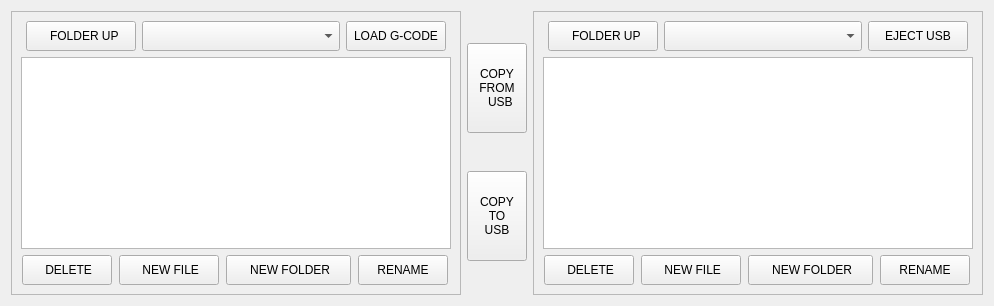
        <widget class="QWidget" name="tab_2">
         <attribute name="title">
          <string>Files</string>
         </attribute>
         <layout class="QHBoxLayout" name="horizontalLayout_9">
          <item>
           <widget class="QFrame" name="frame_34">
            <property name="sizePolicy">
             <sizepolicy hsizetype="Fixed" vsizetype="Preferred">
              <horstretch>0</horstretch>
              <verstretch>0</verstretch>
             </sizepolicy>
            </property>
            <property name="minimumSize">
             <size>
              <width>450</width>
              <height>0</height>
             </size>
            </property>
            <property name="maximumSize">
             <size>
              <width>500</width>
              <height>16777215</height>
             </size>
            </property>
            <property name="styleSheet">
             <string notr="true"/>
            </property>
            <property name="frameShape">
             <enum>QFrame::StyledPanel</enum>
            </property>
            <property name="frameShadow">
             <enum>QFrame::Raised</enum>
            </property>
            <layout class="QVBoxLayout" name="verticalLayout_35">
             <item>
              <layout class="QHBoxLayout" name="horizontalLayout_121">
               <property name="leftMargin">
                <number>5</number>
               </property>
               <property name="rightMargin">
                <number>5</number>
               </property>
               <item>
                <widget class="QPushButton" name="main_folder_up_button">
                 <property name="sizePolicy">
                  <sizepolicy hsizetype="Fixed" vsizetype="Fixed">
                   <horstretch>0</horstretch>
                   <verstretch>0</verstretch>
                  </sizepolicy>
                 </property>
                 <property name="minimumSize">
                  <size>
                   <width>110</width>
                   <height>30</height>
                  </size>
                 </property>
                 <property name="maximumSize">
                  <size>
                   <width>110</width>
                   <height>30</height>
                  </size>
                 </property>
                 <property name="focusPolicy">
                  <enum>Qt::NoFocus</enum>
                 </property>
                 <property name="styleSheet">
                  <string notr="true"/>
                 </property>
                 <property name="text">
                  <string>  FOLDER UP</string>
                 </property>
                 <property name="icon">
                  <iconset resource="../resources.qrc">
                   <normaloff>:/images/folder_up.png</normaloff>:/images/folder_up.png</iconset>
                 </property>
                 <property name="iconSize">
                  <size>
                   <width>30</width>
                   <height>17</height>
                  </size>
                 </property>
                </widget>
               </item>
               <item>
                <widget class="RecentFileComboBox" name="recentfilecombobox_2">
                 <property name="sizePolicy">
                  <sizepolicy hsizetype="Preferred" vsizetype="Fixed">
                   <horstretch>1</horstretch>
                   <verstretch>0</verstretch>
                  </sizepolicy>
                 </property>
                 <property name="minimumSize">
                  <size>
                   <width>0</width>
                   <height>30</height>
                  </size>
                 </property>
                 <property name="maximumSize">
                  <size>
                   <width>16777215</width>
                   <height>30</height>
                  </size>
                 </property>
                </widget>
               </item>
               <item>
                <widget class="QPushButton" name="main_load_gcode_button">
                 <property name="sizePolicy">
                  <sizepolicy hsizetype="Fixed" vsizetype="Fixed">
                   <horstretch>0</horstretch>
                   <verstretch>0</verstretch>
                  </sizepolicy>
                 </property>
                 <property name="minimumSize">
                  <size>
                   <width>100</width>
                   <height>30</height>
                  </size>
                 </property>
                 <property name="maximumSize">
                  <size>
                   <width>100</width>
                   <height>30</height>
                  </size>
                 </property>
                 <property name="focusPolicy">
                  <enum>Qt::NoFocus</enum>
                 </property>
                 <property name="styleSheet">
                  <string notr="true"/>
                 </property>
                 <property name="text">
                  <string>LOAD G-CODE</string>
                 </property>
                </widget>
               </item>
              </layout>
             </item>
             <item>
              <layout class="QHBoxLayout" name="horizontalLayout_122">
               <item>
                <widget class="FileSystemTable" name="filesystemtable">
                 <property name="focusPolicy">
                  <enum>Qt::WheelFocus</enum>
                 </property>
                 <property name="styleSheet">
                  <string notr="true">FileSystemTable {
	color: black;
   	border: 4px;
	border-color: rgb(120, 120, 120);
	border-style: solid;
	background-color: rgb(238, 238, 236);
    font: 12pt &quot;Bebas Kai&quot;;
}

QHeaderView {
    background-color: rgb(220, 220, 220);
	color: black;
    border: none;
	border-radius:none;
	border-style: none;
	font: 13pt &quot;Bebas Kai&quot;;
}</string>
                 </property>
                 <property name="selectionMode">
                  <enum>QAbstractItemView::SingleSelection</enum>
                 </property>
                 <property name="showGrid">
                  <bool>false</bool>
                 </property>
                </widget>
               </item>
              </layout>
             </item>
             <item>
              <layout class="QHBoxLayout" name="horizontalLayout_123">
               <item>
                <widget class="QPushButton" name="main_delete_item_button">
                 <property name="sizePolicy">
                  <sizepolicy hsizetype="Fixed" vsizetype="Fixed">
                   <horstretch>0</horstretch>
                   <verstretch>0</verstretch>
                  </sizepolicy>
                 </property>
                 <property name="minimumSize">
                  <size>
                   <width>90</width>
                   <height>30</height>
                  </size>
                 </property>
                 <property name="maximumSize">
                  <size>
                   <width>90</width>
                   <height>30</height>
                  </size>
                 </property>
                 <property name="focusPolicy">
                  <enum>Qt::NoFocus</enum>
                 </property>
                 <property name="styleSheet">
                  <string notr="true"/>
                 </property>
                 <property name="text">
                  <string> DELETE</string>
                 </property>
                 <property name="icon">
                  <iconset resource="../resources.qrc">
                   <normaloff>:/images/delete.png</normaloff>:/images/delete.png</iconset>
                 </property>
                 <property name="iconSize">
                  <size>
                   <width>14</width>
                   <height>14</height>
                  </size>
                 </property>
                </widget>
               </item>
               <item>
                <widget class="QPushButton" name="main_new_file_button">
                 <property name="sizePolicy">
                  <sizepolicy hsizetype="Fixed" vsizetype="Fixed">
                   <horstretch>0</horstretch>
                   <verstretch>0</verstretch>
                  </sizepolicy>
                 </property>
                 <property name="minimumSize">
                  <size>
                   <width>100</width>
                   <height>30</height>
                  </size>
                 </property>
                 <property name="maximumSize">
                  <size>
                   <width>100</width>
                   <height>30</height>
                  </size>
                 </property>
                 <property name="focusPolicy">
                  <enum>Qt::NoFocus</enum>
                 </property>
                 <property name="styleSheet">
                  <string notr="true"/>
                 </property>
                 <property name="text">
                  <string> NEW FILE</string>
                 </property>
                 <property name="icon">
                  <iconset resource="../resources.qrc">
                   <normaloff>:/images/new_file.png</normaloff>:/images/new_file.png</iconset>
                 </property>
                 <property name="iconSize">
                  <size>
                   <width>12</width>
                   <height>16</height>
                  </size>
                 </property>
                </widget>
               </item>
               <item>
                <widget class="QPushButton" name="main_new_folder_button">
                 <property name="sizePolicy">
                  <sizepolicy hsizetype="Fixed" vsizetype="Fixed">
                   <horstretch>0</horstretch>
                   <verstretch>0</verstretch>
                  </sizepolicy>
                 </property>
                 <property name="minimumSize">
                  <size>
                   <width>125</width>
                   <height>30</height>
                  </size>
                 </property>
                 <property name="maximumSize">
                  <size>
                   <width>125</width>
                   <height>30</height>
                  </size>
                 </property>
                 <property name="focusPolicy">
                  <enum>Qt::NoFocus</enum>
                 </property>
                 <property name="styleSheet">
                  <string notr="true"/>
                 </property>
                 <property name="text">
                  <string> NEW FOLDER</string>
                 </property>
                 <property name="icon">
                  <iconset resource="../resources.qrc">
                   <normaloff>:/images/new_folder.png</normaloff>:/images/new_folder.png</iconset>
                 </property>
                 <property name="iconSize">
                  <size>
                   <width>28</width>
                   <height>15</height>
                  </size>
                 </property>
                </widget>
               </item>
               <item>
                <widget class="QPushButton" name="main_rename_item_button">
                 <property name="sizePolicy">
                  <sizepolicy hsizetype="Fixed" vsizetype="Fixed">
                   <horstretch>0</horstretch>
                   <verstretch>0</verstretch>
                  </sizepolicy>
                 </property>
                 <property name="minimumSize">
                  <size>
                   <width>90</width>
                   <height>30</height>
                  </size>
                 </property>
                 <property name="maximumSize">
                  <size>
                   <width>90</width>
                   <height>30</height>
                  </size>
                 </property>
                 <property name="focusPolicy">
                  <enum>Qt::NoFocus</enum>
                 </property>
                 <property name="styleSheet">
                  <string notr="true"/>
                 </property>
                 <property name="text">
                  <string>RENAME</string>
                 </property>
                </widget>
               </item>
              </layout>
             </item>
            </layout>
           </widget>
          </item>
          <item>
           <layout class="QVBoxLayout" name="verticalLayout_12">
            <item>
             <widget class="QPushButton" name="copy_from_usb">
              <property name="sizePolicy">
               <sizepolicy hsizetype="Fixed" vsizetype="Fixed">
                <horstretch>0</horstretch>
                <verstretch>0</verstretch>
               </sizepolicy>
              </property>
              <property name="minimumSize">
               <size>
                <width>60</width>
                <height>89</height>
               </size>
              </property>
              <property name="maximumSize">
               <size>
                <width>60</width>
                <height>90</height>
               </size>
              </property>
              <property name="focusPolicy">
               <enum>Qt::NoFocus</enum>
              </property>
              <property name="layoutDirection">
               <enum>Qt::RightToLeft</enum>
              </property>
              <property name="styleSheet">
               <string notr="true"/>
              </property>
              <property name="text">
               <string>COPY
FROM
  USB</string>
              </property>
              <property name="autoDefault">
               <bool>false</bool>
              </property>
             </widget>
            </item>
            <item>
             <widget class="QPushButton" name="copy_to_usb">
              <property name="sizePolicy">
               <sizepolicy hsizetype="Fixed" vsizetype="Fixed">
                <horstretch>0</horstretch>
                <verstretch>0</verstretch>
               </sizepolicy>
              </property>
              <property name="minimumSize">
               <size>
                <width>60</width>
                <height>90</height>
               </size>
              </property>
              <property name="maximumSize">
               <size>
                <width>60</width>
                <height>90</height>
               </size>
              </property>
              <property name="focusPolicy">
               <enum>Qt::NoFocus</enum>
              </property>
              <property name="text">
               <string>COPY
TO
USB</string>
              </property>
             </widget>
            </item>
           </layout>
          </item>
          <item>
           <widget class="QFrame" name="frame_35">
            <property name="sizePolicy">
             <sizepolicy hsizetype="Fixed" vsizetype="Preferred">
              <horstretch>0</horstretch>
              <verstretch>0</verstretch>
             </sizepolicy>
            </property>
            <property name="minimumSize">
             <size>
              <width>450</width>
              <height>0</height>
             </size>
            </property>
            <property name="maximumSize">
             <size>
              <width>500</width>
              <height>16777215</height>
             </size>
            </property>
            <property name="styleSheet">
             <string notr="true"/>
            </property>
            <property name="frameShape">
             <enum>QFrame::StyledPanel</enum>
            </property>
            <property name="frameShadow">
             <enum>QFrame::Raised</enum>
            </property>
            <layout class="QVBoxLayout" name="verticalLayout_37">
             <item>
              <layout class="QHBoxLayout" name="horizontalLayout_124">
               <property name="leftMargin">
                <number>5</number>
               </property>
               <property name="rightMargin">
                <number>5</number>
               </property>
               <item>
                <widget class="QPushButton" name="device_folder_up_button">
                 <property name="sizePolicy">
                  <sizepolicy hsizetype="Fixed" vsizetype="Fixed">
                   <horstretch>0</horstretch>
                   <verstretch>0</verstretch>
                  </sizepolicy>
                 </property>
                 <property name="minimumSize">
                  <size>
                   <width>110</width>
                   <height>30</height>
                  </size>
                 </property>
                 <property name="maximumSize">
                  <size>
                   <width>110</width>
                   <height>30</height>
                  </size>
                 </property>
                 <property name="focusPolicy">
                  <enum>Qt::NoFocus</enum>
                 </property>
                 <property name="styleSheet">
                  <string notr="true"/>
                 </property>
                 <property name="text">
                  <string>  FOLDER UP</string>
                 </property>
                 <property name="icon">
                  <iconset resource="../resources.qrc">
                   <normaloff>:/images/folder_up.png</normaloff>:/images/folder_up.png</iconset>
                 </property>
                 <property name="iconSize">
                  <size>
                   <width>30</width>
                   <height>17</height>
                  </size>
                 </property>
                </widget>
               </item>
               <item>
                <widget class="RemovableDeviceComboBox" name="removabledevicecombobox">
                 <property name="sizePolicy">
                  <sizepolicy hsizetype="Preferred" vsizetype="Fixed">
                   <horstretch>1</horstretch>
                   <verstretch>0</verstretch>
                  </sizepolicy>
                 </property>
                 <property name="minimumSize">
                  <size>
                   <width>0</width>
                   <height>30</height>
                  </size>
                 </property>
                 <property name="maximumSize">
                  <size>
                   <width>16777215</width>
                   <height>30</height>
                  </size>
                 </property>
                </widget>
               </item>
               <item>
                <widget class="QPushButton" name="device_eject_usb_button">
                 <property name="sizePolicy">
                  <sizepolicy hsizetype="Fixed" vsizetype="Fixed">
                   <horstretch>0</horstretch>
                   <verstretch>0</verstretch>
                  </sizepolicy>
                 </property>
                 <property name="minimumSize">
                  <size>
                   <width>100</width>
                   <height>30</height>
                  </size>
                 </property>
                 <property name="maximumSize">
                  <size>
                   <width>100</width>
                   <height>30</height>
                  </size>
                 </property>
                 <property name="focusPolicy">
                  <enum>Qt::NoFocus</enum>
                 </property>
                 <property name="styleSheet">
                  <string notr="true"/>
                 </property>
                 <property name="text">
                  <string>EJECT USB</string>
                 </property>
                </widget>
               </item>
              </layout>
             </item>
             <item>
              <layout class="QHBoxLayout" name="horizontalLayout_125">
               <item>
                <widget class="FileSystemTable" name="filesystemtable_2">
                 <property name="focusPolicy">
                  <enum>Qt::WheelFocus</enum>
                 </property>
                 <property name="styleSheet">
                  <string notr="true">FileSystemTable {
	color: black;
   	border: 4px;
	border-color: rgb(120, 120, 120);
	border-style: solid;
	background-color: rgb(238, 238, 236);
    font: 12pt &quot;Bebas Kai&quot;;
}

QHeaderView {
    background-color: rgb(220, 220, 220);
	color: black;
    border: none;
	border-radius:none;
	border-style: none;
	font: 13pt &quot;Bebas Kai&quot;;
}</string>
                 </property>
                 <property name="selectionMode">
                  <enum>QAbstractItemView::SingleSelection</enum>
                 </property>
                 <property name="showGrid">
                  <bool>false</bool>
                 </property>
                </widget>
               </item>
              </layout>
             </item>
             <item>
              <layout class="QHBoxLayout" name="horizontalLayout_126">
               <item>
                <widget class="QPushButton" name="device_delete_item_button">
                 <property name="sizePolicy">
                  <sizepolicy hsizetype="Fixed" vsizetype="Fixed">
                   <horstretch>0</horstretch>
                   <verstretch>0</verstretch>
                  </sizepolicy>
                 </property>
                 <property name="minimumSize">
                  <size>
                   <width>90</width>
                   <height>30</height>
                  </size>
                 </property>
                 <property name="maximumSize">
                  <size>
                   <width>90</width>
                   <height>30</height>
                  </size>
                 </property>
                 <property name="focusPolicy">
                  <enum>Qt::NoFocus</enum>
                 </property>
                 <property name="styleSheet">
                  <string notr="true"/>
                 </property>
                 <property name="text">
                  <string> DELETE</string>
                 </property>
                 <property name="icon">
                  <iconset resource="../resources.qrc">
                   <normaloff>:/images/delete.png</normaloff>:/images/delete.png</iconset>
                 </property>
                 <property name="iconSize">
                  <size>
                   <width>14</width>
                   <height>14</height>
                  </size>
                 </property>
                </widget>
               </item>
               <item>
                <widget class="QPushButton" name="device_new_file_button">
                 <property name="sizePolicy">
                  <sizepolicy hsizetype="Fixed" vsizetype="Fixed">
                   <horstretch>0</horstretch>
                   <verstretch>0</verstretch>
                  </sizepolicy>
                 </property>
                 <property name="minimumSize">
                  <size>
                   <width>100</width>
                   <height>30</height>
                  </size>
                 </property>
                 <property name="maximumSize">
                  <size>
                   <width>100</width>
                   <height>30</height>
                  </size>
                 </property>
                 <property name="focusPolicy">
                  <enum>Qt::NoFocus</enum>
                 </property>
                 <property name="styleSheet">
                  <string notr="true"/>
                 </property>
                 <property name="text">
                  <string> NEW FILE</string>
                 </property>
                 <property name="icon">
                  <iconset resource="../resources.qrc">
                   <normaloff>:/images/new_file.png</normaloff>:/images/new_file.png</iconset>
                 </property>
                 <property name="iconSize">
                  <size>
                   <width>12</width>
                   <height>16</height>
                  </size>
                 </property>
                </widget>
               </item>
               <item>
                <widget class="QPushButton" name="device_new_folder_button">
                 <property name="sizePolicy">
                  <sizepolicy hsizetype="Fixed" vsizetype="Fixed">
                   <horstretch>0</horstretch>
                   <verstretch>0</verstretch>
                  </sizepolicy>
                 </property>
                 <property name="minimumSize">
                  <size>
                   <width>125</width>
                   <height>30</height>
                  </size>
                 </property>
                 <property name="maximumSize">
                  <size>
                   <width>125</width>
                   <height>30</height>
                  </size>
                 </property>
                 <property name="focusPolicy">
                  <enum>Qt::NoFocus</enum>
                 </property>
                 <property name="styleSheet">
                  <string notr="true"/>
                 </property>
                 <property name="text">
                  <string> NEW FOLDER</string>
                 </property>
                 <property name="icon">
                  <iconset resource="../resources.qrc">
                   <normaloff>:/images/new_folder.png</normaloff>:/images/new_folder.png</iconset>
                 </property>
                 <property name="iconSize">
                  <size>
                   <width>28</width>
                   <height>15</height>
                  </size>
                 </property>
                </widget>
               </item>
               <item>
                <widget class="QPushButton" name="device_rename_item_button">
                 <property name="sizePolicy">
                  <sizepolicy hsizetype="Fixed" vsizetype="Fixed">
                   <horstretch>0</horstretch>
                   <verstretch>0</verstretch>
                  </sizepolicy>
                 </property>
                 <property name="minimumSize">
                  <size>
                   <width>90</width>
                   <height>30</height>
                  </size>
                 </property>
                 <property name="maximumSize">
                  <size>
                   <width>90</width>
                   <height>30</height>
                  </size>
                 </property>
                 <property name="focusPolicy">
                  <enum>Qt::NoFocus</enum>
                 </property>
                 <property name="styleSheet">
                  <string notr="true"/>
                 </property>
                 <property name="text">
                  <string>RENAME</string>
                 </property>
                </widget>
               </item>
              </layout>
             </item>
            </layout>
           </widget>
          </item>
         </layout>
        </widget>
